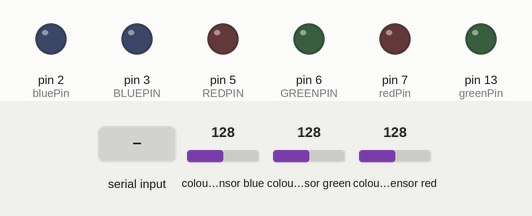
Recording of a sketch running on a simulated Arduino Uno, built with avr-gcc and run on an emulated ATmega328P. Shown: output pins drawn as LEDs (lit = HIGH). Wiring (inferred from the names in the program): TCS3200 colour sensor: output pin 10; S2 pin 12; S3 pin 11; S0 pin 8; S1 pin 9. The test bench sets the inputs (shaded band); at power-on: colour sensor blue 128, colour sensor green 128, colour sensor red 128. Pins used as bus, display or sensor lines are not drawn; what the sketch prints to the serial monitor is not drawn.

Above: at 1.2 s.
1.3 s: "8" received over Serial
At 1.95 s:
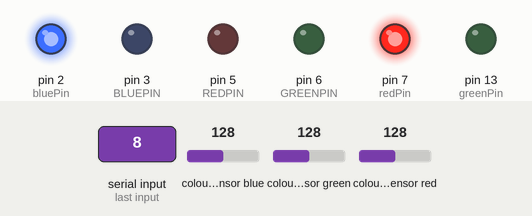
4.3 s: "0" received over Serial
At 5.5 s:
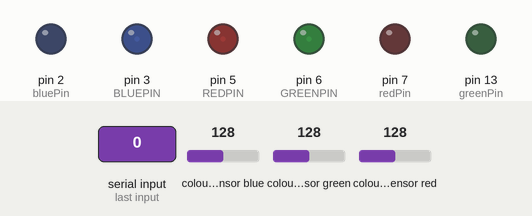
6.1 s: "2" received over Serial
At 6.9 s:
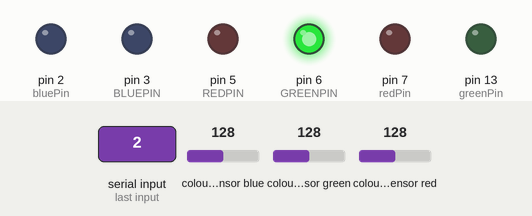
7.9 s: "3" received over Serial
At 9.5 s:
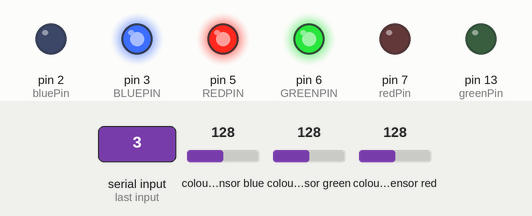
9.8 s: "4" received over Serial
At 10.8 s:
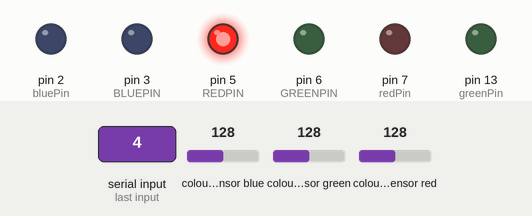
Timing chart, 0 to 12.8 s (numbered marks = the images above; inputs shaded):
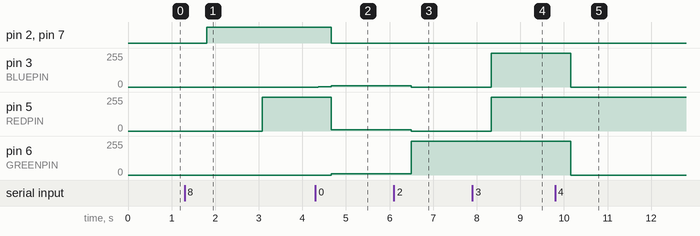

The sketch:

Final_dreamcatcher_ard.ino
```cpp
//strip
#define REDPIN 5
#define GREENPIN 6
#define BLUEPIN 3
#define FADESPEED 5

char val; // Data received from the serial port
//rgb
int redPin = 7;
int greenPin = 13;
int bluePin =2;
//color sensor
const int s0 = 8;
const int s1 = 9;
const int s2 = 12;
const int s3 = 11;
const int out = 10;
int red = 0;
int green = 0;
int blue = 0;
int ar1=0;
int br1=0;
int r, g, b;
void setup() {
  Serial.begin(9600);// set up Serial library at 9600 bps
  pinMode(s0, OUTPUT);
  pinMode(s1, OUTPUT);
  pinMode(s2, OUTPUT);
  pinMode(s3, OUTPUT);
  pinMode(out, INPUT);
  digitalWrite(s0, HIGH);
  digitalWrite(s1, HIGH);
  pinMode(REDPIN, OUTPUT);
  pinMode(GREENPIN, OUTPUT);
  pinMode(BLUEPIN, OUTPUT);
  pinMode(redPin, OUTPUT);
  pinMode(greenPin, OUTPUT);
  pinMode(bluePin, OUTPUT);
}

void loop() {
  if (Serial.available() > 0 ) {
     val = Serial.read(); // read it and store it in val
   }
  num();
  color();
if (val == '0') {      // If 1 was received
  setColor(0,0,0);
   r=11;
   g=11;
   b=11;
   analogWrite(REDPIN, r);
   analogWrite(GREENPIN,g);
   analogWrite(BLUEPIN, b);
   delay(FADESPEED);
///val end
  }
if (val == '1') {      // If 1 was received
  setColor(160,32,240);
   r=0;
   g=0;
   b=0;
   analogWrite(REDPIN, r);
   analogWrite(GREENPIN,g);
   analogWrite(BLUEPIN, b);
   delay(FADESPEED);
///val end
  }
else if (val == '2') {
  setColor(0,0,0);  //rgb purple
// Green
   r=0;
   g=255;
   b=0;
   analogWrite(REDPIN, r);
   analogWrite(GREENPIN,g);
   analogWrite(BLUEPIN, b);
   delay(FADESPEED);
///val end
}
else if (val == '3') {
  //blue
  setColor(0,0,0);  //rgb purple
   r=255;
   g=255;
   b=255;
   analogWrite(REDPIN, r);
   analogWrite(GREENPIN,g);
   analogWrite(BLUEPIN, b);
   delay(FADESPEED);
///val end
}
else if (val == '4') {
  //red
  setColor(0,0,0);  //rgb purple
   r=255;
   g=0;
   b=0;
   analogWrite(REDPIN, r);
   analogWrite(GREENPIN,g);
   analogWrite(BLUEPIN, b);
   delay(FADESPEED);
///val end
}
else if (val == '5') {
  //White
  setColor(0,0,0);  //rgb purple
   r=135;
   g=206;
   b=235;
   analogWrite(REDPIN, r);
   analogWrite(GREENPIN,g);
   analogWrite(BLUEPIN, b);
   delay(FADESPEED);
///val end
}
if (val == '6') {      // If 1 was received
  setColor(160,32,240);
   r=0;
   g=0;
   b=0;
   analogWrite(REDPIN, r);
   analogWrite(GREENPIN,g);
   analogWrite(BLUEPIN, b);
   delay(FADESPEED);
///val end
  }
if (val == '7') {      // If 1 was received
   setColor(160,32,240);
   r=128;
   g=42;
   b=42;
   analogWrite(REDPIN, r);
   analogWrite(GREENPIN,g);
   analogWrite(BLUEPIN, b);
   delay(FADESPEED);
///val end
 }
if(val == '8'){
  setColor(160,32,240);
  strip();
}

//////loop end
}


void num(){
//Serial.println(ar1);
delay(300);
if (red < blue && red < green &&blue>5 && green > 10 &&red<20)
  {  // Red Color
   Serial.write(ar1);
   ar1=3;
  }
  else if (blue < red && blue < green&& red>0&&blue>0&&green>0&& green<30 &&blue<25)
  { //  Blue Color
   Serial.write(ar1);
   ar1=2;
  }
  else if (green < red && green < blue&& red>0&&blue>0&&green>0)
  {  // Green Color
   Serial.write(ar1);
   ar1=1;
  }
  else if (green<4 && red<3 && blue<3)
  {  // WHITe Color
   Serial.write(ar1);
   ar1=4;
  }
  else if (red < green && red<=blue && blue<10&& green<10&&blue>0)
  { // purple
   Serial.write(ar1);
   ar1=5;
  }
  else{
   Serial.write(ar1);
   ar1=6;
  }
}


void color()
{
  digitalWrite(s2, LOW);
  digitalWrite(s3, LOW);
  //count OUT, pRed, RED
  red = pulseIn(out, digitalRead(out) == HIGH ? LOW : HIGH);
  digitalWrite(s3, HIGH);
  //count OUT, pBLUE, BLUE
  blue = pulseIn(out, digitalRead(out) == HIGH ? LOW : HIGH);
  digitalWrite(s2, HIGH);
  //count OUT, pGreen, GREEN
  green = pulseIn(out, digitalRead(out) == HIGH ? LOW : HIGH);
}
void setColor(int redd, int greenn, int bluee)
{
  #ifdef COMMON_ANODE
    redd = 255 - redd;
    greend = 255 - greenn;
    bluee = 255 - bluee;
  #endif
  analogWrite(redPin, redd);
  analogWrite(greenPin, greenn);
  analogWrite(bluePin, bluee);
}
void strip()
{
   for (r = 0; r < 256; r++) {
    analogWrite(REDPIN, r);
    delay(FADESPEED);
  }
  // fade from violet to red
  for (b = 255; b > 0; b--) {
    analogWrite(BLUEPIN, b);
    delay(FADESPEED);
  }
}
```

Measured:
- after the input at 1.3 s, pin 2 (bluePin), pin 7 (redPin): LOW → HIGH after 0.50 s; pin 5 (REDPIN): 0/255 → 255/255 after 1.8 s
- after the input at 4.3 s, pin 2 (bluePin), pin 7 (redPin): HIGH → LOW after 0.36 s; pin 5 (REDPIN): 255/255 → 11/255 after 0.36 s; pin 6 (GREENPIN): 0/255 → 11/255 after 0.36 s
- after the input at 6.1 s, pin 3 (BLUEPIN), pin 5 (REDPIN): 11/255 → 0/255 after 0.40 s; pin 6 (GREENPIN): 11/255 → 255/255 after 0.40 s
- after the input at 7.9 s, pin 3 (BLUEPIN), pin 5 (REDPIN): 0/255 → 255/255 after 0.43 s
- after the input at 9.8 s, pin 3 (BLUEPIN), pin 6 (GREENPIN): 255/255 → 0/255 after 0.36 s
